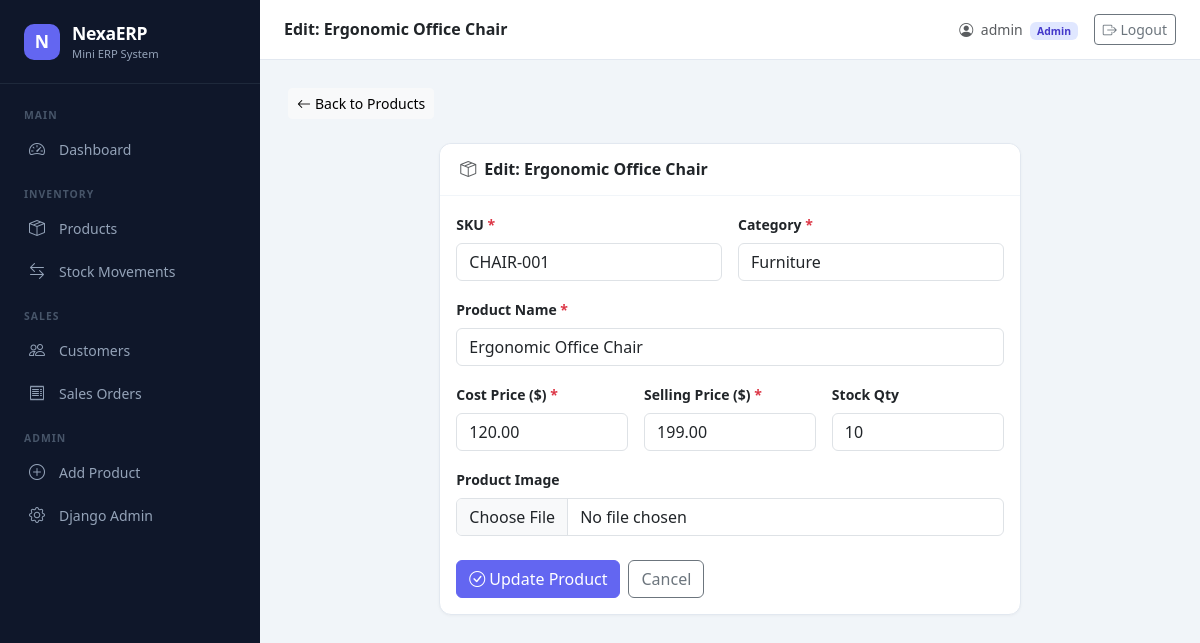
Page /products/6/edit/ (signed in) on the earlier database version.
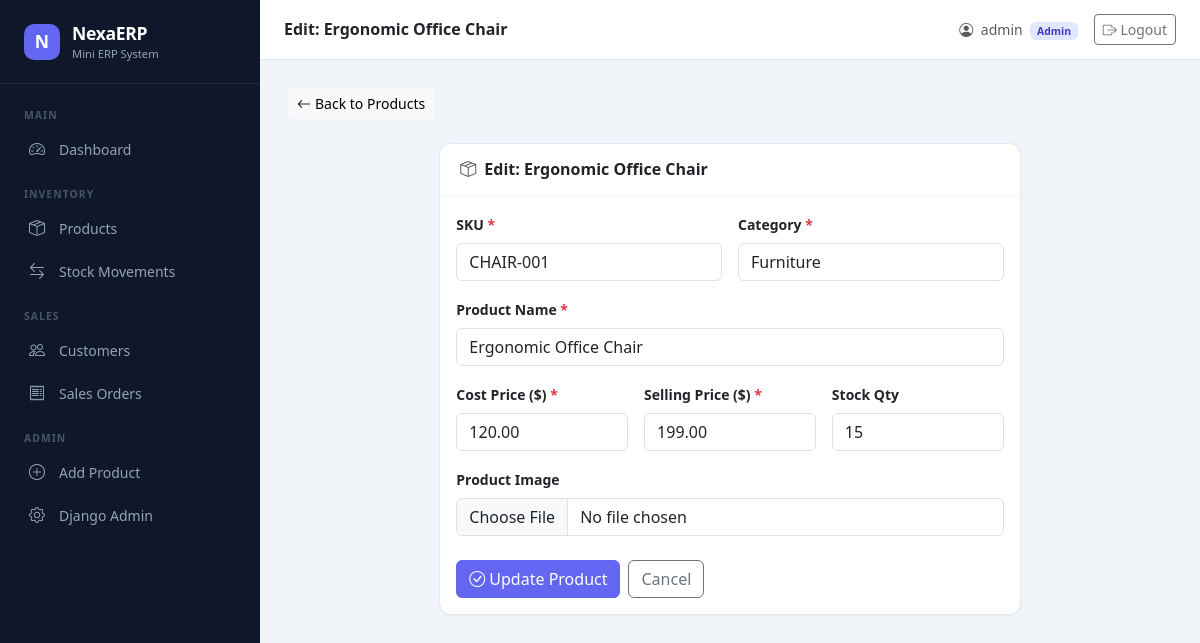
Same page on the later database version.
### products/models.py (models this page shows, shortened)
class Product(models.Model):
    sku = models.CharField(max_length=100, unique=True)
    name = models.CharField(max_length=255)
    category = models.CharField(max_length=100)
    cost_price = models.DecimalField(max_digits=12, decimal_places=2)
    selling_price = models.DecimalField(max_digits=12, decimal_places=2)
    stock_qty = models.IntegerField(default=0)
    image = models.ImageField(upload_to='products/', blank=True, null=True)
    is_active = models.BooleanField(default=True)
    created_at = models.DateTimeField(auto_now_add=True)
    updated_at = models.DateTimeField(auto_now=True)
    class Meta:
        ordering = ['name']

### products/views.py (the view, shortened to what this page needs)
# urls.py: path('<int:pk>/edit/', ProductUpdateView.as_view(), name='products_update'),
class ProductUpdateView(AdminRequiredMixin, UpdateView):
    model = Product
    form_class = ProductForm
    template_name = 'products/product_form.html'
    success_url = reverse_lazy('products_list')
    def get_context_data(self, **kwargs):
        context = super().get_context_data(**kwargs)
        context['title'] = f'Edit: {self.object.name}'
        context['action'] = 'Update'
        return context

### products/forms.py (shortened to what this page needs)
class ProductForm(forms.ModelForm):
    class Meta:
        model = Product
        fields = ['sku', 'name', 'category', 'cost_price', 'selling_price', 'stock_qty', 'image']
        widgets = {
            'sku': forms.TextInput(attrs={'class': 'form-control', 'placeholder': 'e.g. PROD-001'}),
            'name': forms.TextInput(attrs={'class': 'form-control', 'placeholder': 'Product name'}),
            'category': forms.TextInput(attrs={'class': 'form-control', 'placeholder': 'e.g. Electronics'}),
            'cost_price': forms.NumberInput(attrs={'class': 'form-control', 'step': '0.01'}),
            'selling_price': forms.NumberInput(attrs={'class': 'form-control', 'step': '0.01'}),
            'stock_qty': forms.NumberInput(attrs={'class': 'form-control', 'min': '0'}),
            'image': forms.ClearableFileInput(attrs={'class': 'form-control'}),
        }

### core/mixins.py (called while the page is built)
    def dispatch(self, request, *args, **kwargs):
        if not request.user.is_authenticated:
            return self.handle_no_permission()
        if not (request.user.is_staff or request.user.is_superuser):
            raise PermissionDenied
        return super().dispatch(request, *args, **kwargs)

### products/templates/products/product_form.html (shortened to what this page needs)
{% extends "base.html" %}
{% block page_title %}{{ title }}{% endblock %}
{% block content %}
<div class="mb-4">
    <a href="{% url 'products_list' %}" class="btn btn-sm btn-light">
        <i class="bi bi-arrow-left me-1"></i>Back to Products
    </a>
</div>
<div class="row justify-content-center">
    <div class="col-lg-8">
        <div class="card">
            <div class="card-header">
                <h6 class="mb-0 fw-semibold"><i class="bi bi-box-seam me-2 text-muted"></i>{{ title }}</h6>
            </div>
            <div class="card-body">
                <form method="post" enctype="multipart/form-data">
                    <div class="row g-3">
                        <div class="col-md-6">
                            <label class="form-label fw-semibold small">SKU <span class="text-danger">*</span></label>
                            {{ form.sku }}
                        </div>
                        <div class="col-md-6">
                            <label class="form-label fw-semibold small">Category <span class="text-danger">*</span></label>
                            {{ form.category }}
                        </div>
                        <div class="col-12">
                            <label class="form-label fw-semibold small">Product Name <span class="text-danger">*</span></label>
                            {{ form.name }}
                        </div>
                        <div class="col-md-4">
                            <label class="form-label fw-semibold small">Cost Price ($) <span class="text-danger">*</span></label>
                            {{ form.cost_price }}
                        </div>
                        <div class="col-md-4">
                            <label class="form-label fw-semibold small">Selling Price ($) <span class="text-danger">*</span></label>
                            {{ form.selling_price }}
                        </div>
                        <div class="col-md-4">
                            <label class="form-label fw-semibold small">Stock Qty</label>
                            {{ form.stock_qty }}
                        </div>
                        <div class="col-12">
                            <label class="form-label fw-semibold small">Product Image</label>
                            {{ form.image }}
                        </div>
                    </div>
                    <div class="d-flex gap-2 mt-4">
                        <button type="submit" class="btn btn-primary">
                            <i class="bi bi-check-circle me-1"></i>{{ action }} Product
                        </button>
                        <a href="{% url 'products_list' %}" class="btn btn-outline-secondary">Cancel</a>
                    </div>
                </form>
            </div>
        </div>
    </div>
</div>
{% endblock %}

Differences in the rows shown:
changed Product "CHAIR-001": stock_qty "10" → "15"
